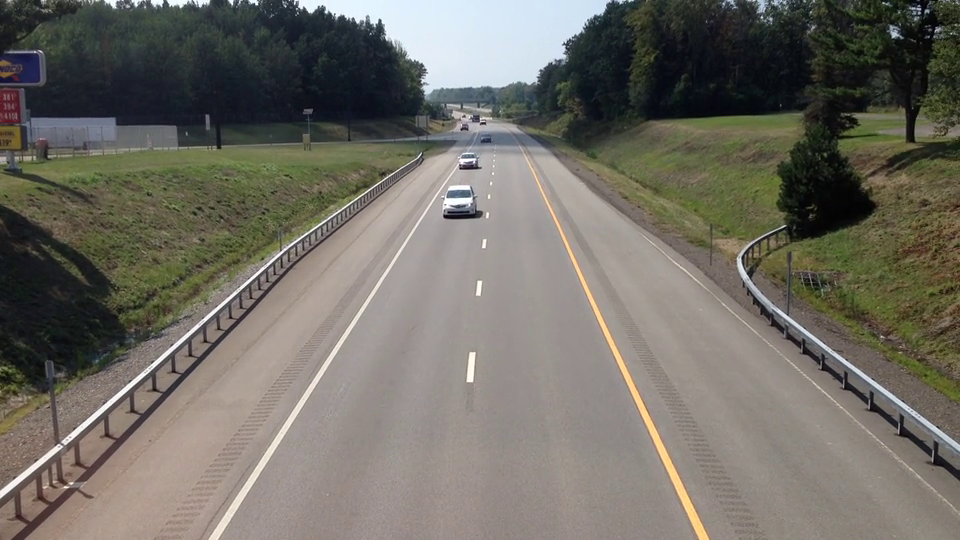
#> input picture frame 61 of cars2.mp4, 960 x 540 px
$ python IshowSpeed.py
#> lines starting #> are read from the running program, lines starting #| are printed output that depends on the picture; after the words box and inside, x2 and y2 are one past the last pixel; in counts of white or black regions, pixels touching at a corner belong together
### centroid.py
from scipy.spatial import distance as dist
import numpy as np

class CentroidTracker:
    def __init__(self, maxDisappeared=40, maxDistance=50):
        self.nextObjectID = 0
        self.objects = {}
        self.disappeared = {}
        self.maxDisappeared = maxDisappeared
        self.maxDistance = maxDistance

    def register(self, centroid):
        self.objects[self.nextObjectID] = centroid
        self.disappeared[self.nextObjectID] = 0
        self.nextObjectID += 1

    def deregister(self, objectID):
        del self.objects[objectID]
        del self.disappeared[objectID]

    def update(self, inputCentroids):
        if len(inputCentroids) == 0:
            for objectID in list(self.disappeared.keys()):
                self.disappeared[objectID] += 1
                if self.disappeared[objectID] > self.maxDisappeared:
                    self.deregister(objectID)
            return self.objects

        if len(self.objects) == 0:
            for centroid in inputCentroids:
                self.register(centroid)
        else:
            objectIDs = list(self.objects.keys())
            objectCentroids = list(self.objects.values())

            D = np.linalg.norm(np.array(objectCentroids)[:, np.newaxis] - np.array(inputCentroids), axis=2)
            rows = D.min(axis=1).argsort()
            cols = D.argmin(axis=1)[rows]

            usedRows = set()
            usedCols = set()

            for (row, col) in zip(rows, cols):
                if row in usedRows or col in usedCols:
                    continue
                if D[row, col] > self.maxDistance:
                    continue

                self.objects[objectIDs[row]] = inputCentroids[col]
                self.disappeared[objectIDs[row]] = 0
                usedRows.add(row)
                usedCols.add(col)

            unusedCols = set(range(0, len(inputCentroids))) - usedCols
            for col in unusedCols:
                self.register(inputCentroids[col])

            unusedRows = set(range(0, len(objectCentroids))) - usedRows
            for row in unusedRows:
                objectID = objectIDs[row]
                self.disappeared[objectID] += 1
                if self.disappeared[objectID] > self.maxDisappeared:
                    self.deregister(objectID)

        return self.objects

### IshowSpeed.py
import cv2
import numpy as np
from centroid import CentroidTracker
import csv

# === KONFIGURASI ===
VIDEO_PATH = 'cars2.mp4'
csv_output_path = 'vehicle_data.csv'
# === LOAD ROI YANG TELAH DISIMPAN ===
initial_roi = np.load("saved_roi1.npy").astype(np.float32).reshape(-1, 1, 2)
#> (reads saved_roi1.npy from the repository)

# === INISIALISASI TRACKING ROI ===
orb = cv2.ORB_create(1000)
bf = cv2.BFMatcher(cv2.NORM_HAMMING, crossCheck=True)

cap = cv2.VideoCapture(VIDEO_PATH)
frame_width = int(cap.get(cv2.CAP_PROP_FRAME_WIDTH))
frame_height = int(cap.get(cv2.CAP_PROP_FRAME_HEIGHT))
FPS = int(cap.get(cv2.CAP_PROP_FPS))
fourcc = cv2.VideoWriter_fourcc(*'mp4v')
out = cv2.VideoWriter(r'd:\\VehicleDetection\\result.mp4', fourcc, FPS, (frame_width, frame_height))
ret, initial_frame = cap.read()
#> initial_frame is the input picture: shape (540, 960, 3); mean B, G, R 100.6, 109, 112.3
ref_gray = cv2.cvtColor(initial_frame, cv2.COLOR_BGR2GRAY)
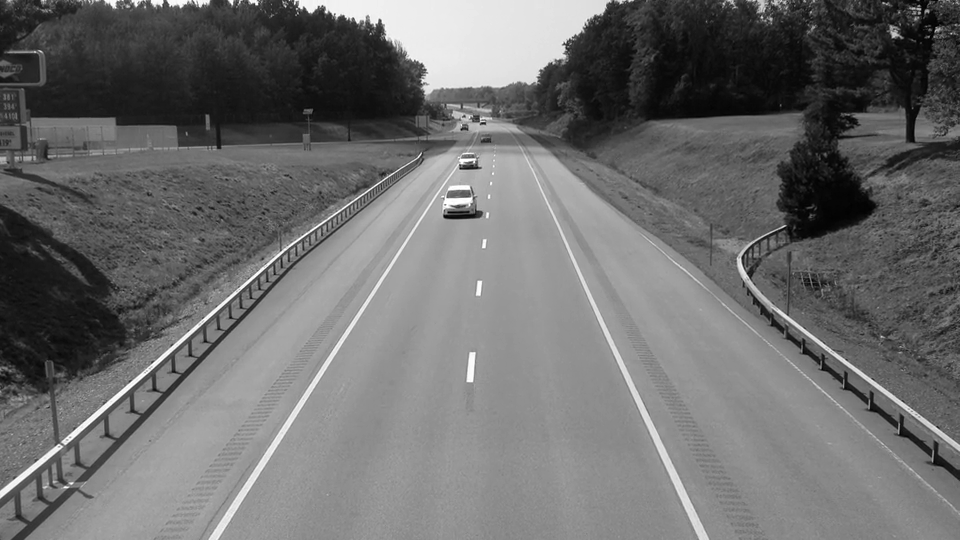
#> ref_gray: shape (540, 960); min 0, max 255, mean 109
ref_kp, ref_des = orb.detectAndCompute(ref_gray, None)
#> ref_kp = 1000 keypoints; strongest (x, y, size): (482, 121, 31), (474, 159, 31), (563, 44, 31), (564, 46, 31)

# === INISIALISASI PELACAKAN & PERHITUNGAN ===
tracker = CentroidTracker()
bgsub = cv2.createBackgroundSubtractorMOG2(history=550, varThreshold=100, detectShadows=False,)
bgsub.setBackgroundRatio(0.93)
bgsub.setNMixtures(3)
bgsub.setVarInit(60)
bgsub.setVarMin(12)
bgsub.setVarMax(100)

counted_ids = set()
track_history = {}
crossing_times = {}
estimated_speeds = {}
frame_number = 0
count = 0
SPEED_LIMIT_KMPH = 100

def classify_speed(speed):
    return "Overspeed" if speed > SPEED_LIMIT_KMPH else "Normal"

def write_csv_header(path):
    with open(path, mode='w', newline='') as f:
        writer = csv.DictWriter(f, fieldnames=[
            'ID', 'Speed (km/h)', 'Classification'
        ])
        writer.writeheader()

def append_csv(path, data):
    with open(path, mode='a', newline='') as f:
        writer = csv.DictWriter(f, fieldnames=[
            'ID', 'Speed (km/h)', 'Classification'
        ])
        writer.writerow(data)

write_csv_header(csv_output_path)
while True:
    ret, frame = cap.read()
    if not ret:
        break
    frame_number += 1
    gray = cv2.cvtColor(frame, cv2.COLOR_BGR2GRAY)
    kp, des = orb.detectAndCompute(gray, None)
#> kp = 1000 keypoints; strongest (x, y, size): (564, 44, 31), (473, 162, 31), (473, 159, 31), (564, 46, 31)

    if des is None or ref_des is None or len(kp) < 10:
        continue

    matches = bf.match(ref_des, des)
#> matches = 802 matches
    matches = sorted(matches, key=lambda x: x.distance)
    good_matches = matches[:50]
#> good_matches = 50 matches

    ref_pts = np.float32([ref_kp[m.queryIdx].pt for m in good_matches]).reshape(-1, 1, 2)
#> ref_pts = 50 rows, first 8: [150.5, 376.2], [560, 61], [563, 61.92], [425.1, 77.76], [426.8, 91.58], [425.1, 70.85], [420.9, 64.28], [425.1, 97.46]
    frame_pts = np.float32([kp[m.trainIdx].pt for m in good_matches]).reshape(-1, 1, 2)
#> frame_pts has the same summary as ref_pts

    H, mask = cv2.findHomography(ref_pts, frame_pts, cv2.RANSAC, 5.0)
#> H = [[1, 3.44e-15, -1.19e-12], [3.96e-16, 1, -3.61e-13], [1.46e-18, 6.14e-18, 1]]; mask = 50 values from 1 to 1
    if H is None:
        continue

    roi_transformed = cv2.perspectiveTransform(initial_roi, H)
#> roi_transformed = [[322, 376], [635, 378], [568, 234], [415, 234]]

    roi_transformed_int = np.int32(roi_transformed)
#> roi_transformed_int = [[322, 376], [635, 378], [568, 234], [415, 234]]

    cv2.polylines(frame, [roi_transformed_int], isClosed=True, color=(0, 255, 0), thickness=2)
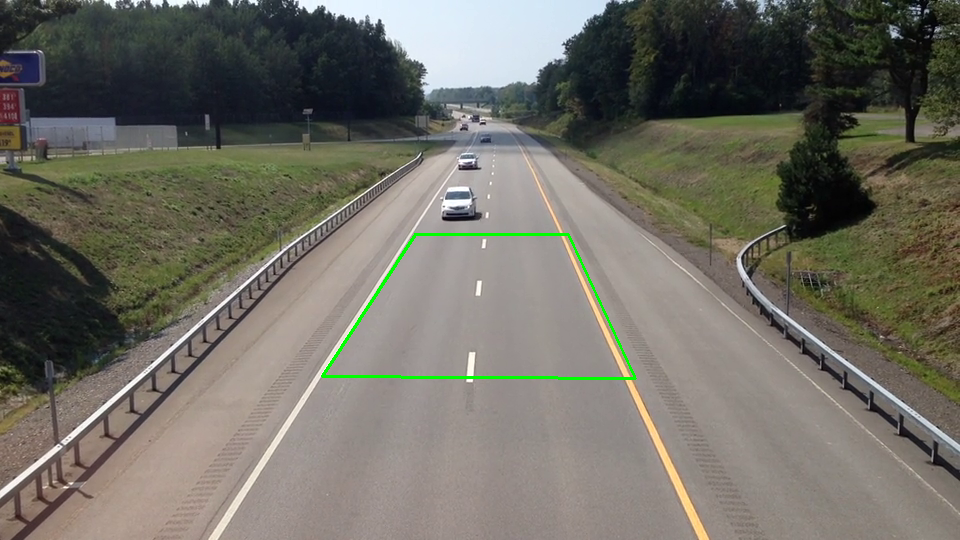
#> frame: shape (540, 960, 3); mean B, G, R 100.1, 109.6, 111.7

    # Garis entry (atas) dan exit (bawah) dari ROI dinamis
    # === DETEKSI GARIS ENTRY DAN EXIT OTOMATIS ===
    # Ambil 4 titik ROI
    pts = [p[0] for p in roi_transformed]
#> pts = [[322, 376], [635, 378], [568, 234], [415, 234]]
    # Urutkan berdasarkan nilai Y (atas ke bawah)
    sorted_pts = sorted(pts, key=lambda p: p[1])
#> sorted_pts = [[568, 234], [415, 234], [322, 376], [635, 378]]
    # Dua titik dengan Y terkecil adalah ENTRY, dua lainnya EXIT
    entry_pt1, entry_pt2 = sorted_pts[0], sorted_pts[1]
#> entry_pt1 = [568, 234]; entry_pt2 = [415, 234]
    exit_pt1, exit_pt2 = sorted_pts[2], sorted_pts[3]
#> exit_pt1 = [322, 376]; exit_pt2 = [635, 378]
    # Pastikan titik-titik dalam urutan: top-left, top-right, bottom-left, bottom-right
    sorted_pts_by_x = sorted(sorted_pts[:2], key=lambda p: p[0])  # Entry line (top-left to top-right)
#> sorted_pts_by_x = [[415, 234], [568, 234]]
    top_left, top_right = sorted_pts_by_x[0], sorted_pts_by_x[1]
#> top_left = [415, 234]; top_right = [568, 234]

    sorted_pts_by_x = sorted(sorted_pts[2:], key=lambda p: p[0])  # Exit line (bottom-left to bottom-right)
#> sorted_pts_by_x = [[322, 376], [635, 378]]
    bottom_left, bottom_right = sorted_pts_by_x[0], sorted_pts_by_x[1]
#> bottom_left = [322, 376]; bottom_right = [635, 378]

    # Gabungkan dalam urutan untuk homografi
    ordered_pts = np.float32([top_left, top_right, bottom_left, bottom_right])
#> ordered_pts = [[415, 234], [568, 234], [322, 376], [635, 378]]

    # Tujuan bird's-eye view (misalnya 400x200)
    bird_width, bird_height = 400, 200
    dst_pts = np.float32([
        [0, 0],
        [bird_width - 1, 0],
        [0, bird_height - 1],
        [bird_width - 1, bird_height - 1]
    ])

    # Hitung homografi dari ROI ke tampilan top-down
    H_bird = cv2.getPerspectiveTransform(ordered_pts, dst_pts)
#> H_bird = [[-3.55, -2.33, 2019.8], [3.58e-16, -3.87, 905.4], [-6.07e-05, -0.00995, 1]]

    # Terapkan ke frame
    bird_view = cv2.warpPerspective(frame, H_bird, (bird_width, bird_height))
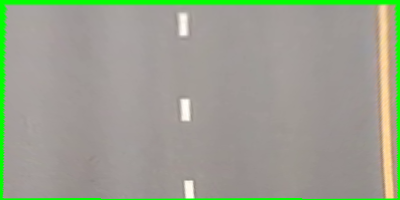
#> bird_view: shape (200, 400, 3); mean B, G, R 143.5, 160.2, 154.6

    # Tampilkan jendela bird's eye view
    cv2.imshow("Bird's Eye View", bird_view)


    # Deteksi objek
    blur = cv2.GaussianBlur(gray, (7, 7), 0)
    fgmask = bgsub.apply(blur)
#> fgmask: shape (540, 960); every value is 255
    _, fgmask = cv2.threshold(fgmask, 250, 255, cv2.THRESH_BINARY)

    kernel = cv2.getStructuringElement(cv2.MORPH_ELLIPSE, (7, 7))

    fgmask = cv2.morphologyEx(fgmask, cv2.MORPH_OPEN, kernel, iterations=1)
    fgmask = cv2.morphologyEx(fgmask, cv2.MORPH_CLOSE, kernel, iterations=1)

    contours, _ = cv2.findContours(fgmask, cv2.RETR_EXTERNAL, cv2.CHAIN_APPROX_SIMPLE)
#> contours = [[[0, 0], [0, 539], [959, 539], [959, 0]]]
    boxes = []
    for contour in contours:
        if cv2.contourArea(contour) > 800:
            x, y, w, h = cv2.boundingRect(contour)
            if w * h > 1500:
                boxes.append((x, y, w, h))
#> this loop made 1 pass
#> (contour, x, y, w, h) on pass 1: ([[0, 0], [0, 539], [959, 539], [959, 0]], 0, 0, 960, 540)
#> after the loop, boxes = [(0, 0, 960, 540)]

    # Gabungkan box terdekat
    merged = []
    for box in boxes:
        x, y, w, h = box
        merged_flag = False
        for i in range(len(merged)):
            mx, my, mw, mh = merged[i]
            if abs(x - mx) < 50 and abs(y - my) < 50:
                nx = min(x, mx)
                ny = min(y, my)
                nw = max(x + w, mx + mw) - nx
                nh = max(y + h, my + mh) - ny
                merged[i] = (nx, ny, nw, nh)
                merged_flag = True
                break
        if not merged_flag:
            merged.append(box)
#> this loop made 1 pass
#> after the loop, merged = [(0, 0, 960, 540)]

    centroids = []
    for x, y, w, h in merged:
        cx = x + w // 2
        cy = y + h // 2
        centroids.append((cx, cy))
#> this loop made 1 pass
#> (x, y, w, h, cx, cy) on pass 1: (0, 0, 960, 540, 480, 270)
#> after the loop, centroids = [(480, 270)]

    objects = tracker.update(centroids)
#> the loop in update, `for centroid in inputCentroids:` made 1 pass
#> objects = {0: (480, 270)}

    def point_line_distance(p, a, b):
        px, py = p
        x1, y1 = a
        x2, y2 = b
        return abs((y2 - y1)*px - (x2 - x1)*py + x2*y1 - y2*x1) / (((y2 - y1)**2 + (x2 - x1)**2) ** 0.5)

    offset = 10  # lebih toleran
    pixel_distance = np.linalg.norm(((entry_pt1 + entry_pt2) / 2) - ((exit_pt1 + exit_pt2) / 2))
#> pixel_distance = 143.6
    real_world = 19.0
    PIXEL_TO_METER = real_world / pixel_distance
#> PIXEL_TO_METER = 0.132

    for objectID, (cx, cy) in objects.items():
        prev_cy = track_history.get(objectID, None)
        track_history[objectID] = cy

        if prev_cy is None:
            continue

        entry_dist = point_line_distance((cx, cy), entry_pt1, entry_pt2)
        exit_dist = point_line_distance((cx, cy), exit_pt1, exit_pt2)

        # Deteksi crossing entry
        if entry_dist < offset and objectID not in crossing_times:
            # Pertama kali terdeteksi masuk area entry
            crossing_times[objectID] = {'entry': frame_number}
            counted_ids.add(objectID)
            count += 1
            print(f"[ENTRY] Object {objectID} at frame {frame_number}")

        if exit_dist < offset and 'entry' in crossing_times.get(objectID, {}) and 'exit' not in crossing_times[objectID]:
            # Keluar ROI: hitung kecepatan
            crossing_times[objectID]['exit'] = frame_number
            entry_frame = crossing_times[objectID]['entry']
            frame_diff = frame_number - entry_frame
            time_seconds = frame_diff / FPS
            if time_seconds > 0:
                speed_mps = (pixel_distance * PIXEL_TO_METER) / time_seconds
                speed_kmph = speed_mps * 3.6
                estimated_speeds[objectID] = speed_kmph
                classification = classify_speed(speed_kmph)
                print(f"[SPEED] ID {objectID}: {speed_kmph:.2f} km/h | dist: {pixel_distance * PIXEL_TO_METER:.2f} m | time: {time_seconds:.2f}s")

                append_csv(csv_output_path, {
                    'ID': objectID,
                    'Speed (km/h)': f"{speed_kmph:.2f}",
                    'Classification': classification,
                })


        # Tampilkan ID dan kecepatan
        # cv2.putText(frame, f"ID {objectID}", (cx - 20, cy + 20), cv2.FONT_HERSHEY_SIMPLEX, 0.5, (255, 255, 0), 1)
        if objectID in estimated_speeds:
            cv2.putText(frame, f"{estimated_speeds[objectID]:.1f} km/h", (cx - 20, cy - 20),
                        cv2.FONT_HERSHEY_SIMPLEX, 0.6, (0, 0, 255), 2)
#> this loop made 1 pass
#> (objectID, cx, cy) on pass 1: (0, 480, 270)
#> after the loop, count = 0; counted_ids = 0 items; crossing_times = 0 items; estimated_speeds = 0 items; track_history = {0: 270}

    y_offset = 50
    x_offset = frame.shape[1] - 300  # pojok kanan atas
#> x_offset = 660
    line_height = 25
    cv2.putText(frame, "ID  | Speed (km/h) | Class", (x_offset, y_offset - 30),
                cv2.FONT_HERSHEY_SIMPLEX, 0.6, (255, 255, 255), 1)
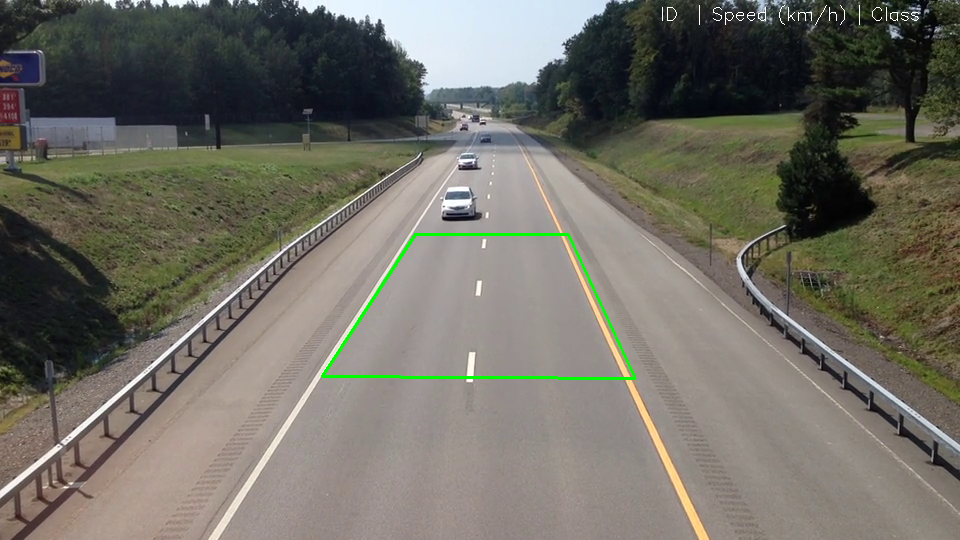
#> frame: shape (540, 960, 3); 0.1% of pixels changed, all inside (x1, y1, x2, y2) = (662, 5, 919, 25)

    for idx, objectID in enumerate(sorted(estimated_speeds.keys())):
        speed = estimated_speeds[objectID]
        classification = classify_speed(speed)
        text = f"{objectID: <3} | {speed:6.2f}       | {classification}"
        cv2.putText(frame, text, (x_offset, y_offset + idx * line_height),
                    cv2.FONT_HERSHEY_SIMPLEX, 0.55, (255, 255, 255), 1)
#> this loop made 0 passes


    # Gambar kotak dan garis ROI
    for x, y, w, h in merged:
        cv2.rectangle(frame, (x, y), (x + w, y + h), (0, 255, 0), 2)
#> this loop made 1 pass
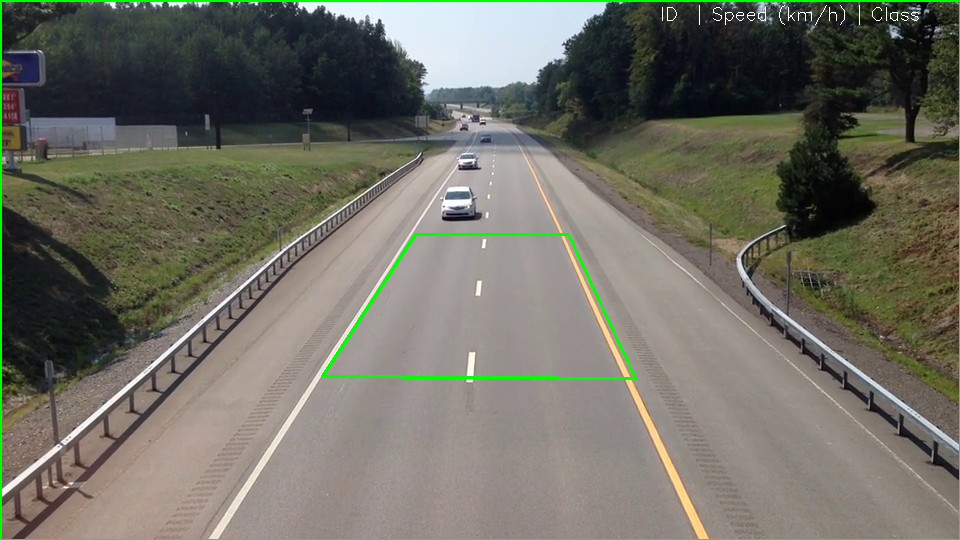
#> frame: shape (540, 960, 3); 0.87% of pixels changed, all inside (x1, y1, x2, y2) = (0, 0, 960, 540)

    cv2.line(frame, tuple(entry_pt1.astype(int)), tuple(entry_pt2.astype(int)), (255, 0, 255), 2)
    cv2.line(frame, tuple(exit_pt1.astype(int)), tuple(exit_pt2.astype(int)), (0, 255, 255), 2)
    cv2.putText(frame, f"Count: {count}", (10, 50), cv2.FONT_HERSHEY_SIMPLEX, 1.2, (255, 255, 255), 2)
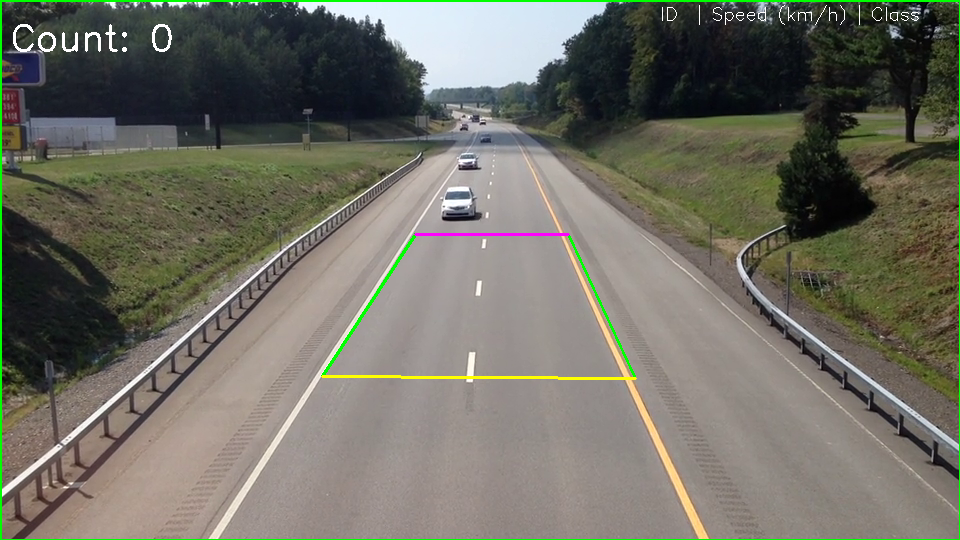
#> frame: shape (540, 960, 3); mean B, G, R 99.9, 111.1, 112

    out.write(frame)
    cv2.imshow("ROI + Counting", frame)
    if cv2.waitKey(1) & 0xFF == ord('q'):
#> (key q is pressed here)
        break

cap.release()
out.release()
cv2.destroyAllWindows()
